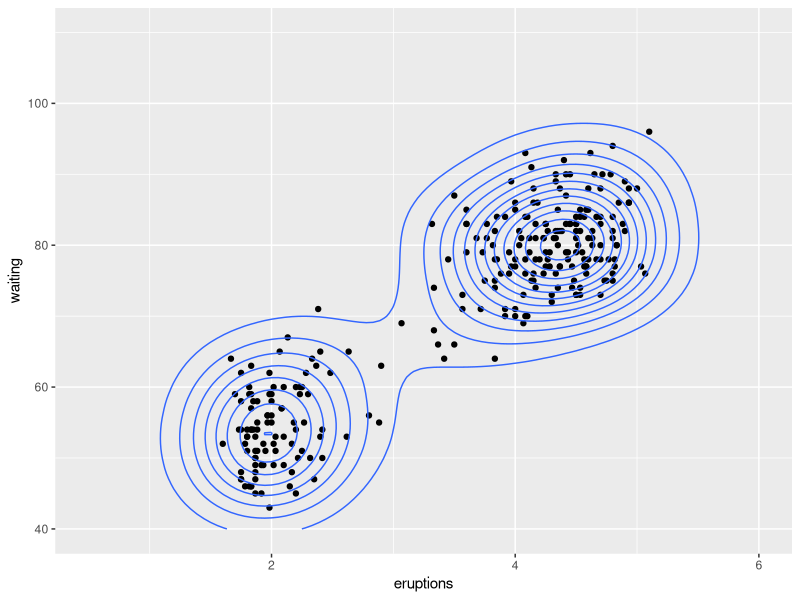

Here is the R script that generated this plot:
library(ggplot2)


### Name: geom_density_2d
### Title: Contours of a 2D density estimate
### Aliases: geom_density_2d geom_density2d geom_density_2d_filled
###   geom_density2d_filled stat_density_2d stat_density2d
###   stat_density_2d_filled stat_density2d_filled

### ** Examples

m <- ggplot(faithful, aes(x = eruptions, y = waiting)) +
 geom_point() +
 xlim(0.5, 6) +
 ylim(40, 110)

# contour lines
m + geom_density_2d()

## No test: 
##D # contour bands
##D m + geom_density_2d_filled(alpha = 0.5)
##D 
##D # contour bands and contour lines
##D m + geom_density_2d_filled(alpha = 0.5) +
##D   geom_density_2d(size = 0.25, colour = "black")
##D 
##D set.seed(4393)
##D dsmall <- diamonds[sample(nrow(diamonds), 1000), ]
##D d <- ggplot(dsmall, aes(x, y))
##D # If you map an aesthetic to a categorical variable, you will get a
##D # set of contours for each value of that variable
##D d + geom_density_2d(aes(colour = cut))
##D 
##D # If you draw filled contours across multiple facets, the same bins are
##D # used across all facets
##D d + geom_density_2d_filled() + facet_wrap(vars(cut))
##D # If you want to make sure the peak intensity is the same in each facet,
##D # use `contour_var = "ndensity"`.
##D d + geom_density_2d_filled(contour_var = "ndensity") + facet_wrap(vars(cut))
##D # If you want to scale intensity by the number of observations in each group,
##D # use `contour_var = "count"`.
##D d + geom_density_2d_filled(contour_var = "count") + facet_wrap(vars(cut))
##D 
##D # If we turn contouring off, we can use other geoms, such as tiles:
##D d + stat_density_2d(
##D   geom = "raster",
##D   aes(fill = after_stat(density)),
##D   contour = FALSE
##D ) + scale_fill_viridis_c()
##D # Or points:
##D d + stat_density_2d(geom = "point", aes(size = after_stat(density)), n = 20, contour = FALSE)
## End(No test)
